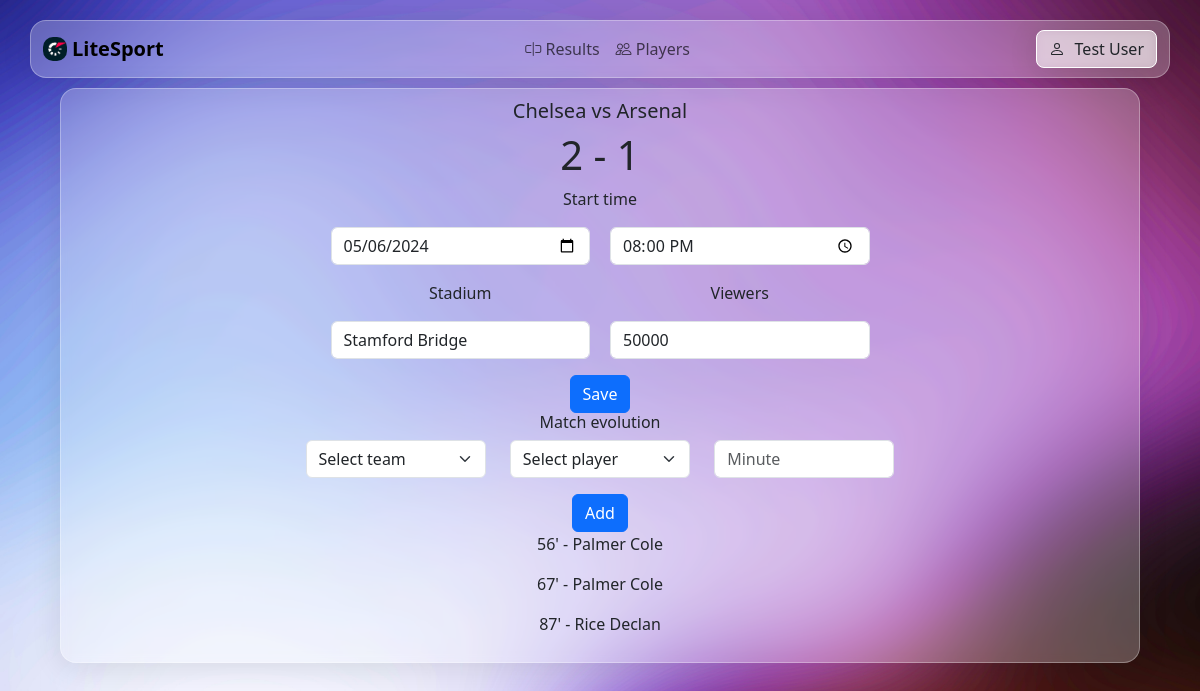
The page /edit-match/4 (signed in) on the database its author committed.
### base/models.py (models this page shows, shortened)
class Match(models.Model):
    score_1 = models.IntegerField(default=0)
    score_2 = models.IntegerField(default=0)
    start_time = models.DateTimeField(null=True)
    end_time = models.DateTimeField(null=True)
    viewers = models.IntegerField(default=0)
    stadium = models.CharField(max_length=30,default="")
    id_category = models.ForeignKey('Category', on_delete=models.CASCADE)
    id_league = models.ForeignKey('League', on_delete=models.CASCADE)
    user = models.ForeignKey(User, on_delete=models.CASCADE)
    id_team_1 = models.ForeignKey('Team', on_delete=models.CASCADE, related_name='team_1')
    id_team_2 = models.ForeignKey('Team', on_delete=models.CASCADE, related_name='team_2')

class Team(models.Model):
    name = models.CharField(max_length=30,default="",null=False)
    id_category = models.ForeignKey('Category', on_delete=models.CASCADE)
    id_league = models.ForeignKey('League', on_delete=models.CASCADE)

class GoalHistory(models.Model):
    minute = models.IntegerField()
    match = models.ForeignKey('Match', on_delete=models.CASCADE)
    player = models.ForeignKey('Player', on_delete=models.CASCADE)
    user = models.ForeignKey(User, on_delete=models.CASCADE)

class Player(models.Model):
    name = models.CharField(max_length=20,blank=False,null=False)
    surname = models.CharField(max_length=20,blank=False,null=False)
    birthdate = models.DateField(blank=False,null=False)

### base/views.py (the view, shortened to what this page needs)
# urls.py: path('edit-match/<int:match_id>', views.edit_match, name="edit_match"),
@login_required
def edit_match(request, match_id):
    match = Match.objects.get(id=match_id)
    match_history = GoalHistory.objects.filter(match=match_id)
    team1 = match.id_team_1
    team2 = match.id_team_2
    team1_players = PlayerHistory.objects.filter(Q(id_team=team1.id) & (Q(end_date__isnull=True) | Q(end_date__gte=timezone.now())))
    team2_players = PlayerHistory.objects.filter(Q(id_team=team2.id) & (Q(end_date__isnull=True) | Q(end_date__gte=timezone.now())))
    context = {
        'title': 'Edit Match',
        'match': match,
        'match_history': match_history,
        'team1players': team1_players,
        'team2players': team2_players,
    }
    return render(request,'base/edit_match.html',context)

### base/templates/base/edit_match.html (shortened to what this page needs)
{% extends 'main.html' %}
{% block content %}
<div class="container-lg main-container glass-effect" >
        <div class="col">
            <form method="POST" >
                <h5 class="page-title">{{ match.id_team_1.name }} vs {{ match.id_team_2.name }}</h5>
                <h1 class="page-title">{{ match.score_1 }} - {{ match.score_2 }}</h1>
                <p class="page-title">Start time</p>
                <div class="mb-3">
                    <div class="row">
                        <div class="col" style="padding-right: 10px;">
                            <input type="date" class="form-control" style="max-width: 50%;margin-left: auto;" value="{{ match.start_time|date:'Y-m-d' }}" name="start_time_date">
                        </div>
                        <div class="col" style="padding-left: 10px;">
                            <input type="time" class="form-control" style="max-width: 50%;" value="{{ match.start_time|time:'H:i' }}" name="start_time_time">
                        </div>
                    </div>
                </div>
                <div class="mb-3">
                    <div class="row">
                        <div class="col" style="padding-right: 10px;">
                            <p style="max-width: 50%;margin-left: auto;" class="page-title">Stadium</p>
                            <input type="text" class="form-control" style="max-width: 50%;margin-left: auto;" value="{{ match.stadium }}" name="stadium" >
                        </div>
                        <div class="col" style="padding-left: 10px;">
                            <p style="max-width: 50%;" class="page-title">Viewers</p>
                            <input type="text" class="form-control" style="max-width: 50%;" value="{{ match.viewers }}" name="viewers">
                        </div>
                    </div>
                </div>
                <div class="d-flex justify-content-center">
                    <button class="btn btn-primary" name="form1" type="submit">
                        Save
                    </button>
                </div>
            </form>
            <form method="POST">
                <h6 class="page-title">Match evolution</h6>
                <div class="mb-3 d-flex justify-content-center">
                    <div class="row d-flex align-items-center">
                        <div class="col">
                            <select class="form-select" name="team" aria-label="Default select example">
                                <option selected>Select team</option>
                            </select>
                        </div>
                        <div class="col" >
                            <select class="form-select" name="selected_player" aria-label="Default select example">
                                <option selected>Select player</option>
                            </select>
                        </div>
                        <div class="col">
                            <input type="number" name="minute" placeholder="Minute" class="form-control">
                        </div>
                    </div>
                </div>
                <div class="d-flex justify-content-center">
                    <button class="btn btn-primary" name="form2"type="submit">
                        Add
                    </button>
                </div>
            </form>
            {% for match_his in match_history %}
                <div class="row">
                    <div class="col text-center">
                        <p class="ml-3">{{match_his.minute}}' - {{match_his.player.surname}} {{match_his.player.name}}</p>
                    </div>
                </div>
            {% endfor %}
        </div>
</div>
{% endblock %}

### templates/navbar.html (shortened to what this page needs)
{% load static %}
<div class="navbar-container">
  <nav class="navbar navbar-expand-sm container-lg glass-effect">
    <div class="container-lg">
      <a class="navbar-brand d-flex align-items-center" href="/">
        <img class="navbar-logo" src="{% static 'litesport_logo.png' %}" alt="Logo" width="24" height="24" class="d-inline-block align-text-top" />
        <strong class="ml-2">LiteSport</strong>
      </a>
      <div class="collapse navbar-collapse" id="navbarNavDropdown">
        <div class="collapse navbar-collapse justify-content-center" id="navbarNavDropdown">
          <ul class="navbar-nav">
            <li class="nav-item">
              <a class="nav-link" aria-current="page" href="/">
                <i class="bi bi-input-cursor"></i> Results
              </a>
            </li>
            <li class="nav-item">
              <a class="nav-link" href="/football/players">
                <i class="bi bi-people"></i> Players
              </a>
            </li>
          </ul>
        </div>
        <div class="dropdown ms-auto">
          <button class="btn user-button" type="button" id="dropdownMenuButton" data-bs-toggle="dropdown" aria-haspopup="true" aria-expanded="false">
            <div class="page-title">
              {% if user.is_authenticated %}
              {{ user.first_name }} {{ user.last_name }}
              {% else %}
              Not logged in
              {% endif %}
            </div>
          </button>
        </div>
      </div>
    </div>
  </nav>
</div>

### static/css/style.css (style rules this page uses)
html, body { height: 100%; }
body { background-size: cover; background-repeat: no-repeat; background-position: center center; background-attachment: fixed; }
.navbar-container { display: flex; justify-content: center; padding-top: 20px; padding-bottom: 5px; }
.glass-effect { background: rgba(255, 255, 255, 0.25); border-radius: 16px; box-shadow: 0 4px 30px rgba(0, 0, 0, 0.1); backdrop-filter: blur(5px); -webkit-backdrop-filter: blur(5px); border: 1px solid rgba(255, 255, 255, 0.3); }
.navbar-logo { border-radius: 10px; margin-right: 5px; }
.user-button { background: rgba(255, 255, 255, 0.5); border-radius: 8px; box-shadow: 0 4px 30px rgba(0, 0, 0, 0.1); backdrop-filter: blur(5px); -webkit-backdrop-filter: blur(5px); border: 1px solid rgba(255, 255, 255, 1); }
.container-lg.main-container { width: 90%; justify-content: center; padding: 10px; margin-top: 5px; }
.page-title { display: flex; align-items: center; justify-content: center; }
.nav-item { border-radius: 10px; }

### rows shown on the page
Match: id_team_1.name "Chelsea", id_team_2.name "Arsenal", score_1 "2", score_2 "1", start_time_date "05/06/2024", start_time_time "20:00", stadium "Stamford Bridge", viewers "50000"
GoalHistory: minute "56", player.surname "Palmer", player.name "Cole"
GoalHistory: minute "67", player.surname "Palmer", player.name "Cole"
GoalHistory: minute "87", player.surname "Rice", player.name "Declan"

### other values the page prints
{{ user.first_name }} "Test"
{{ user.last_name }} "User"
